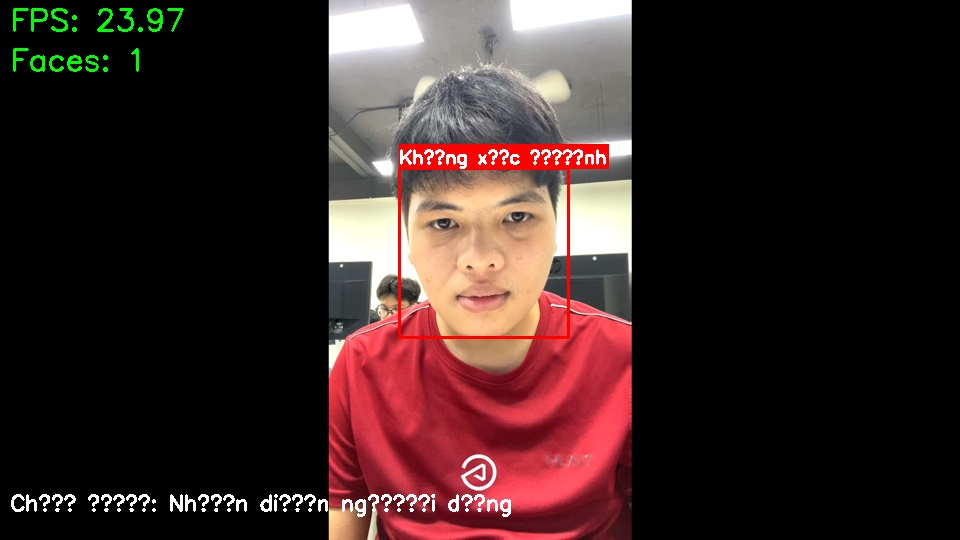
#> input picture images/khiem1.jpg, 960 x 540 px; its folder holds only this picture in this run
$ python detect_from_image.py --image ../images/khiem1.jpg
#> lines starting #> are read from the running program, lines starting #| are printed output that depends on the picture; after the words box and inside, x2 and y2 are one past the last pixel; in counts of white or black regions, pixels touching at a corner belong together
#> in main, image is the input picture: shape (540, 960, 3); mean B, G, R 36.2, 37.7, 57.1
### haarcascades/face_detector.py
import cv2
import numpy as np

class FaceDetector:
    def __init__(self, cascade_path):
        """
        Khởi tạo FaceDetector với đường dẫn đến file XML của Haar Cascade

        Args:
            cascade_path: Đường dẫn đến file Haar Cascade XML
        """
        # Tải bộ phân loại Haar Cascade
        self.face_cascade = cv2.CascadeClassifier(cascade_path)
        if self.face_cascade.empty():
            raise ValueError(f"Không thể tải cascade từ {cascade_path}")
        print(f"Đã tải thành công bộ phân loại từ {cascade_path}")

    def detect_faces(self, image, resize_output=None):
        """
        Phát hiện khuôn mặt trong ảnh

        Args:
            image: Ảnh đầu vào (BGR)
            resize_output: Kích thước đầu ra dạng (width, height) hoặc None để giữ nguyên

        Returns:
            image_with_faces: Ảnh với các khuôn mặt được đánh dấu
            faces: Danh sách các khuôn mặt được phát hiện (x, y, w, h)
        """
        # Chuyển sang ảnh xám để tăng hiệu suất xử lý
        gray = cv2.cvtColor(image, cv2.COLOR_BGR2GRAY)
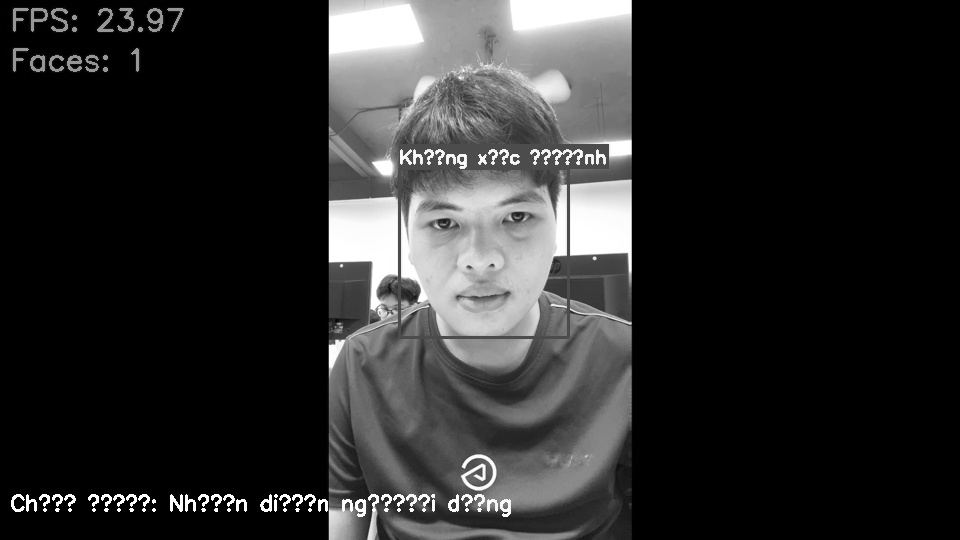
#> gray: shape (540, 960); min 0, max 255, mean 43.4

        # Phát hiện khuôn mặt
        # scaleFactor: Tỷ lệ thu nhỏ ảnh mỗi lần quét
        # minNeighbors: Số lượng hàng xóm tối thiểu để xác định đối tượng
        # minSize: Kích thước tối thiểu của khuôn mặt
        faces = self.face_cascade.detectMultiScale(
            gray,
            scaleFactor=1.1,
            minNeighbors=5,
            minSize=(30, 30)
        )
#> faces = [[403, 173, 162, 162]]

        # Tạo bản sao của ảnh để vẽ lên đó
        image_with_faces = image.copy()

        # Vẽ hình chữ nhật xung quanh các khuôn mặt
        for (x, y, w, h) in faces:
            cv2.rectangle(image_with_faces, (x, y), (x+w, y+h), (0, 255, 0), 2)
#> this loop made 1 pass
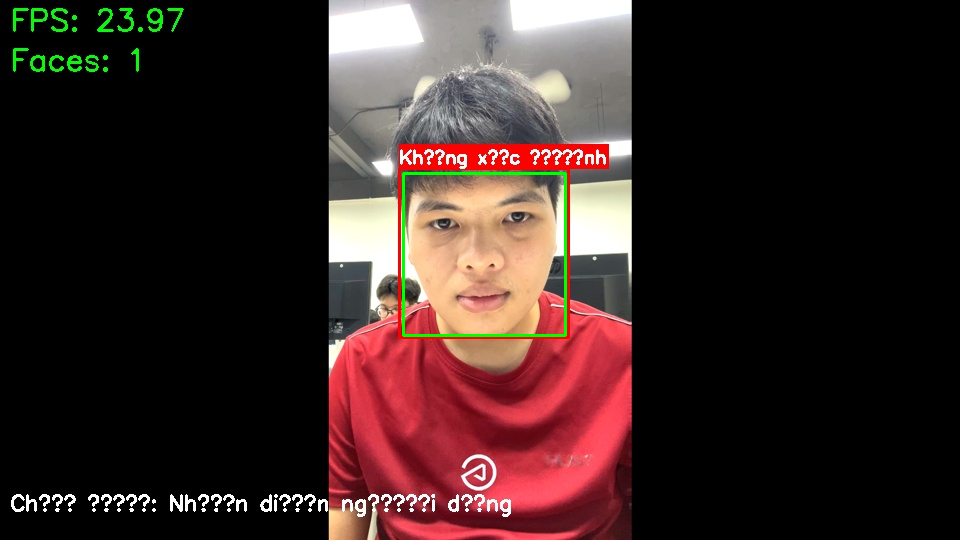
#> image_with_faces: shape (540, 960, 3); 0.37% of pixels changed, all inside (x1, y1, x2, y2) = (402, 172, 567, 337)

        # Điều chỉnh kích thước ảnh đầu ra nếu được yêu cầu
        if resize_output is not None:
            image_with_faces = self.resize_image(image_with_faces, resize_output)

        return image_with_faces, faces

    # [67 lines left out: functions resize_image, count_faces, extract_faces, not called in this run]


### haarcascades/detect_from_image.py
import cv2
import argparse
import os
from face_detector import FaceDetector

def main():
    # Đường dẫn thư mục hiện tại
    current_dir = os.path.dirname(os.path.abspath(__file__))  # thư mục haarcascades

    # Đường dẫn thư mục dự án (đi lên 1 cấp từ haarcascades)
    base_dir = os.path.dirname(current_dir)

    # Đường dẫn thư mục ảnh và kết quả
    images_dir = os.path.join(base_dir, "images")
    results_dir = os.path.join(base_dir, "results")

    # Hiển thị đường dẫn để debug
    print(f"Thư mục hiện tại: {current_dir}")
    print(f"Thư mục gốc dự án: {base_dir}")
    print(f"Thư mục ảnh: {images_dir}")

    # Tạo thư mục nếu chưa tồn tại
    os.makedirs(images_dir, exist_ok=True)
    os.makedirs(results_dir, exist_ok=True)

    # Phân tích tham số dòng lệnh
    parser = argparse.ArgumentParser(description='Nhận diện khuôn mặt từ ảnh')
    parser.add_argument('--image', required=True, help='Tên file ảnh trong thư mục images')
    parser.add_argument('--cascade', default='haarcascade_frontalface_default.xml',
                        help='Tên file cascade trong thư mục haarcascades')
    parser.add_argument('--output', help='Tên file kết quả (mặc định: giống tên file đầu vào)')
    # Thêm tham số điều chỉnh kích thước
    parser.add_argument('--resize', type=str,
                        help='Kích thước đầu ra mới, định dạng WIDTHxHEIGHT hoặc tỷ lệ phần trăm (vd: 800x600, 0.5)')
    parser.add_argument('--extract-faces', action='store_true',
                        help='Lưu từng khuôn mặt riêng biệt thành file riêng')
    parser.add_argument('--combine-cascades', action='store_true',
                        help='Kết hợp nhiều bộ phát hiện để tăng độ chính xác')

    # Thêm các tham số mới cho chế độ nhận diện người dùng
    parser.add_argument('--recognition-mode', action='store_true',
                        help='Bật chế độ nhận diện người dùng')
    parser.add_argument('--confidence', type=float, default=30.0,
                        help='Ngưỡng độ tin cậy cho nhận diện (0-100, mặc định: 30)')
    parser.add_argument('--show-details', action='store_true',
                        help='Hiển thị thông tin chi tiết của người dùng')


    args = parser.parse_args()

    # Xây dựng đường dẫn đầy đủ
    image_path = os.path.join(images_dir, args.image)
    cascade_path = os.path.join(current_dir, args.cascade)

    # Hiển thị đường dẫn file để debug
    print(f"Đường dẫn ảnh: {image_path}")
    print(f"Đường dẫn cascade: {cascade_path}")

    # Kiểm tra thư mục ảnh
    if not os.path.isdir(images_dir):
        print(f"Lỗi: Thư mục ảnh không tồn tại: '{images_dir}'")
        return

    # Liệt kê các file trong thư mục images để debug
    print("Các file trong thư mục images:")
    for file in os.listdir(images_dir):
        print(f"- {file}")

    # Tạo tên file kết quả mặc định nếu không cung cấp
    if args.output is None:
        filename, ext = os.path.splitext(args.image)
        output_filename = f"{filename}_detected{ext}"
    else:
        output_filename = args.output

    output_path = os.path.join(results_dir, output_filename)

    # Kiểm tra file ảnh đầu vào tồn tại
    if not os.path.isfile(image_path):
        print(f"Lỗi: Không tìm thấy file ảnh '{image_path}'")
        print(f"Hãy đặt ảnh vào thư mục: {images_dir}")
        return

    # Kiểm tra file cascade tồn tại
    if not os.path.isfile(cascade_path):
        print(f"Lỗi: Không tìm thấy file cascade '{cascade_path}'")
        return

    # Khởi tạo bộ phát hiện khuôn mặt
    try:
        if args.recognition_mode:
            print("Sử dụng chế độ nhận diện người dùng...")
            from face_recognizer import FaceRecognizer
            face_processor = FaceRecognizer(cascade_path)
        else:
            print("Sử dụng chế độ phát hiện khuôn mặt cơ bản...")
            from face_detector import FaceDetector
            face_processor = FaceDetector(cascade_path)
    except Exception as e:
        print(f"Lỗi khi tải detector: {str(e)}")
        return

    # Đọc ảnh đầu vào
    print(f"Đang đọc ảnh từ: {image_path}")
    image = cv2.imread(image_path)
    if image is None:
        print(f"Lỗi: Không thể đọc ảnh từ '{image_path}'")
        return

    # Xử lý tham số kích thước đầu ra
    resize_output = None
    if args.resize:
        if 'x' in args.resize:
            # Định dạng WIDTHxHEIGHT
            try:
                width, height = map(int, args.resize.lower().split('x'))
                resize_output = (width, height)
                print(f"Kích thước đầu ra: {width}x{height}")
            except ValueError:
                print(f"Lỗi: Định dạng kích thước không hợp lệ. Sử dụng WIDTHxHEIGHT (vd: 800x600)")
                return
        else:
            # Định dạng tỷ lệ phần trăm
            try:
                ratio = float(args.resize)
                if 0 < ratio <= 1.0:
                    resize_output = ratio
                    print(f"Tỷ lệ đầu ra: {ratio*100}%")
                else:
                    print(f"Lỗi: Tỷ lệ phải nằm trong khoảng 0-1.0")
                    return
            except ValueError:
                print(f"Lỗi: Định dạng kích thước không hợp lệ")
                return

    # Xử lý ảnh dựa trên chế độ
    if args.recognition_mode:
        # Nhận diện người dùng
        recognized_faces = face_processor.recognize_face(image, args.confidence)
        image_with_faces = face_processor.draw_recognized_faces(image, recognized_faces, args.show_details)

        # In thông tin người được nhận diện
        print("\nKết quả nhận diện:")
        for i, face_info in enumerate(recognized_faces):
            user_id = face_info.get("user_id")
            name = face_info.get("name", "khong xac dinh")
            confidence = face_info.get("confidence", 0)

            if user_id:
                print(f"Khuôn mặt {i+1}: {name} (ID: {user_id}) - Độ tin cậy: {confidence:.2f}%")
                # In thông tin bổ sung nếu yêu cầu
                if args.show_details:
                    info = face_info.get("info", {})
                    for key, value in info.items():
                        if key not in ["name", "face_image"] and value:
                            print(f"  - {key}: {value}")
            else:
                print(f"Khuôn mặt {i+1}: Không nhận diện được - Độ tin cậy: {confidence:.2f}%")

        faces = [face_info["bbox"] for face_info in recognized_faces]
    else:
        # Phát hiện khuôn mặt cơ bản
        image_with_faces, faces = face_processor.detect_faces(image, resize_output=resize_output)
#> faces = [[403, 173, 162, 162]]

    # Hiển thị số lượng khuôn mặt được phát hiện
    print(f"Đã phát hiện {len(faces)} khuôn mặt")
#| Đã phát hiện 1 khuôn mặt

    # Lưu ảnh kết quả
    cv2.imwrite(output_path, image_with_faces)
    print(f"Đã lưu ảnh kết quả tại '{output_path}'")

    # Cắt và lưu từng khuôn mặt riêng biệt nếu được yêu cầu
    if args.extract_faces and len(faces) > 0:
        face_images = face_processor.extract_faces(image)  # Sửa 'detector' thành 'face_processor'
        for i, face_img in enumerate(face_images):
            face_filename = f"{os.path.splitext(output_filename)[0]}_face_{i+1}.jpg"
            face_path = os.path.join(results_dir, face_filename)
            cv2.imwrite(face_path, face_img)
            print(f"Đã lưu khuôn mặt {i+1} tại '{face_path}'")

       # Hiển thị ảnh với kích thước hợp lý
    def resize_for_display(img, max_width=1200, max_height=800):
        """Thay đổi kích thước ảnh để vừa với màn hình"""
#> called with max_width = 1200, max_height = 800
        # Lấy kích thước gốc
        h, w = img.shape[:2]
#> h = 540; w = 960

        # Nếu ảnh đã nhỏ hơn kích thước tối đa, giữ nguyên
        if w <= max_width and h <= max_height:  # Sửa 'và' thành 'and'
            return img

        # Tính toán tỷ lệ
        ratio_w = max_width / w
        ratio_h = max_height / h
        ratio = min(ratio_w, ratio_h)

        # Kích thước mới
        new_w = int(w * ratio)
        new_h = int(h * ratio)

        # Thay đổi kích thước ảnh
        resized = cv2.resize(img, (new_w, new_h), interpolation=cv2.INTER_AREA)
        print(f"Hiển thị ảnh với kích thước: {new_w}x{new_h} (gốc: {w}x{h})")
        return resized

    # Hiển thị ảnh đã điều chỉnh kích thước
    display_image = resize_for_display(image_with_faces)
    cv2.imshow("Ket qua nhan dien khuon mat", display_image)
    cv2.waitKey(0)
    cv2.destroyAllWindows()

if __name__ == '__main__':
    main()

$ run again, on images/khiem2.jpg
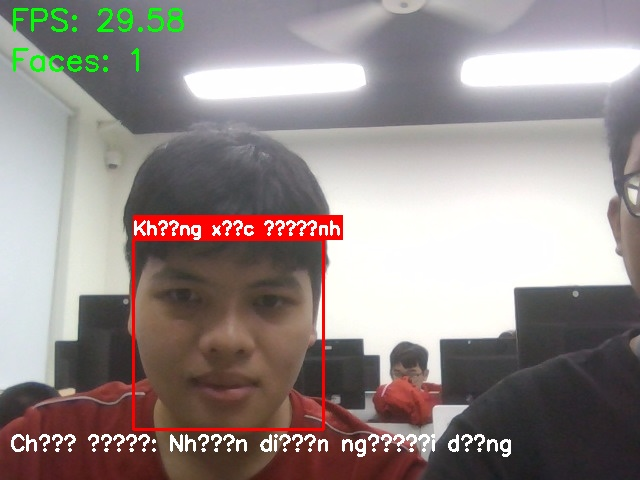
#> input picture images/khiem2.jpg, 640 x 480 px
#> in main, image is the input picture: shape (480, 640, 3); mean B, G, R 136.9, 139.1, 149.4
#> in detect_faces, `gray = cv2.cvtColor(image, cv2.COLOR_BGR2GRAY)`:
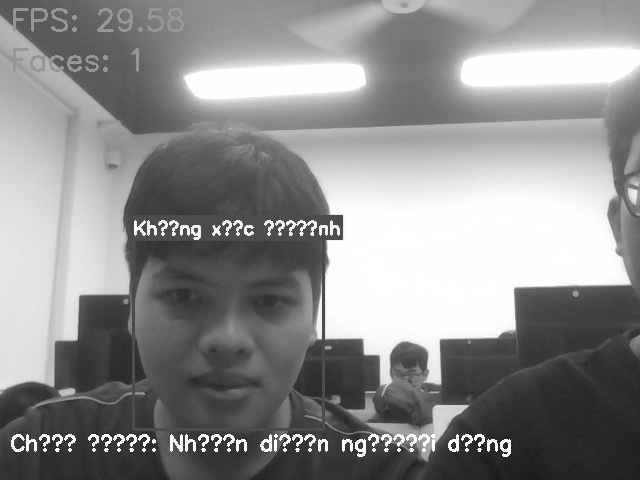
#> gray: shape (480, 640); min 25, max 255, mean 141.9
#> in detect_faces, `faces = self.face_cascade.detectMultiScale( gray, scaleFactor=1.1, min..`: faces = [[142, 245, 180, 180]]
#> the loop in detect_faces, `for (x, y, w, h) in faces:` made 1 pass
#> after the loop in detect_faces, `for (x, y, w, h) in faces:`:
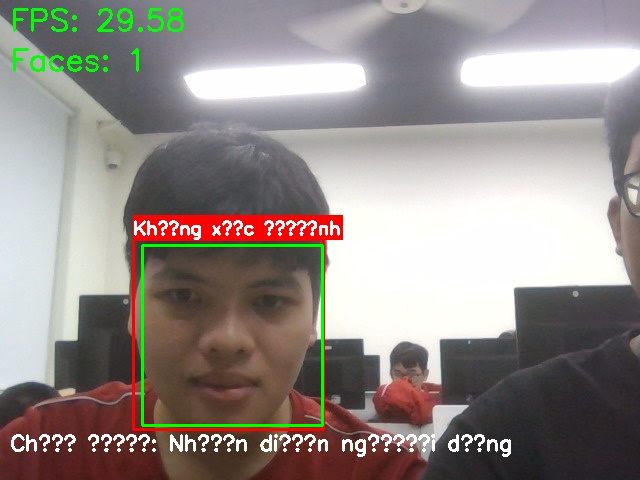
#> image_with_faces: shape (480, 640, 3); 0.7% of pixels changed, all inside (x1, y1, x2, y2) = (141, 244, 324, 427)
#| Đã phát hiện 1 khuôn mặt
